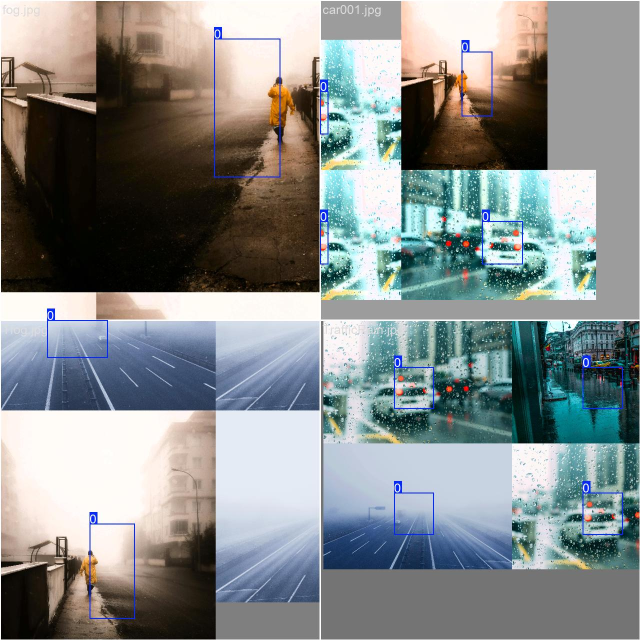
#> input picture runs/tiny_adas/augmented_model/train_batch0.jpg, 1280 x 1280 px (shown at 1/2 size); its folder holds only this picture in this run
$ python -i fog_augment.py   (imports and definitions only)
#> lines starting #> are read from the running program, lines starting #| are printed output that depends on the picture
#> further down, picture is the input picture: shape (1280, 1280, 3); mean B, G, R 138.6, 139, 133.7
import cv2
import os

def add_fog(img, fog_intensity=0.6):
#> called with fog_intensity = 0.6
    h, w = img.shape[:2]
#> h = 1280; w = 1280
    fog = cv2.resize(cv2.GaussianBlur(img, (51, 51), 0), (w, h))
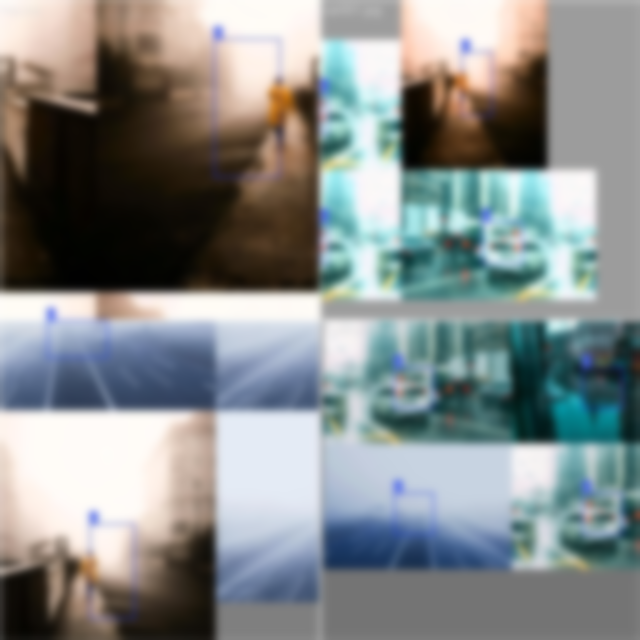
#> fog: shape (1280, 1280, 3) (shown at 1/2 size); mean B, G, R 138.4, 138.8, 133.6
    fog = cv2.addWeighted(img, 1 - fog_intensity, fog, fog_intensity, 0)
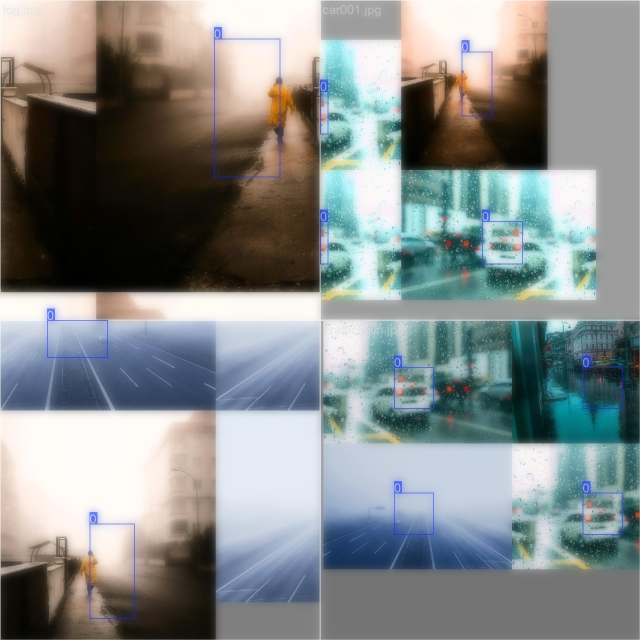
#> fog: shape (1280, 1280, 3) (shown at 1/2 size); mean B, G, R 138.5, 138.9, 133.6
    return fog

def augment_folder(src, dst):
    os.makedirs(dst, exist_ok=True)
    for f in os.listdir(src):
        if not f.endswith((".jpg", ".png")):
            continue
        img = cv2.imread(os.path.join(src, f))
        foggy = add_fog(img)
        cv2.imwrite(os.path.join(dst, f), foggy)

# [2 lines not run here, left out]

>>> import cv2
>>> picture = cv2.imread('runs/tiny_adas/augmented_model/train_batch0.jpg')
>>> result = add_fog(picture)

$ run again, on runs/tiny_adas/augmented_model/train_batch1.jpg
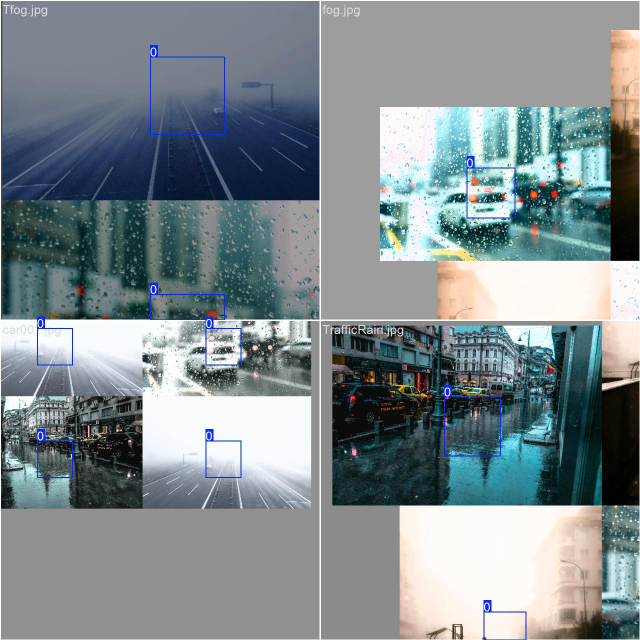
#> input picture runs/tiny_adas/augmented_model/train_batch1.jpg, 1280 x 1280 px (shown at 1/2 size)
#> picture is the input picture: shape (1280, 1280, 3); mean B, G, R 142.5, 138.5, 127.3
#> in add_fog, `fog = cv2.resize(cv2.GaussianBlur(img, (51, 51), 0), (w, h))`:
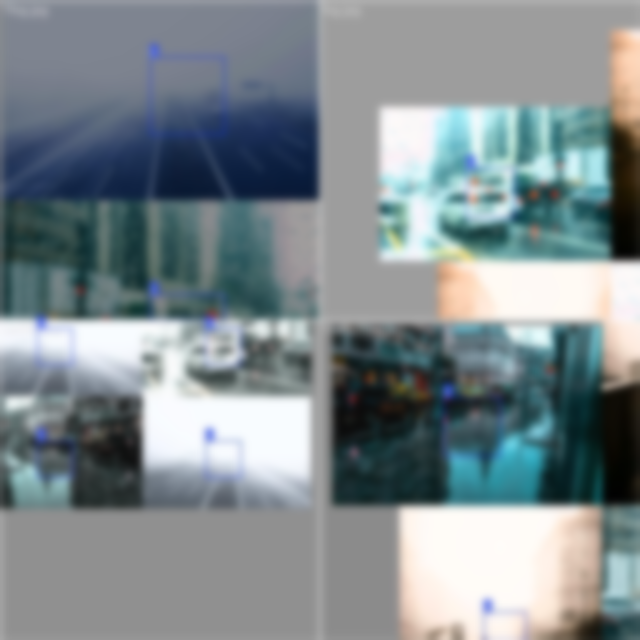
#> fog: shape (1280, 1280, 3) (shown at 1/2 size); mean B, G, R 142.3, 138.3, 127.1
#> in add_fog, `fog = cv2.addWeighted(img, 1 - fog_intensity, fog, fog_intensity, 0)`:
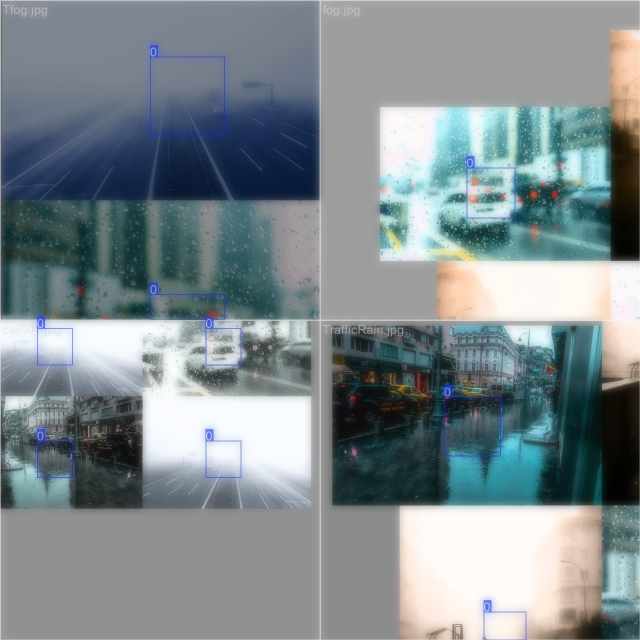
#> fog: shape (1280, 1280, 3) (shown at 1/2 size); mean B, G, R 142.4, 138.4, 127.2

$ run again, on runs/tiny_adas/augmented_model/train_batch10.jpg
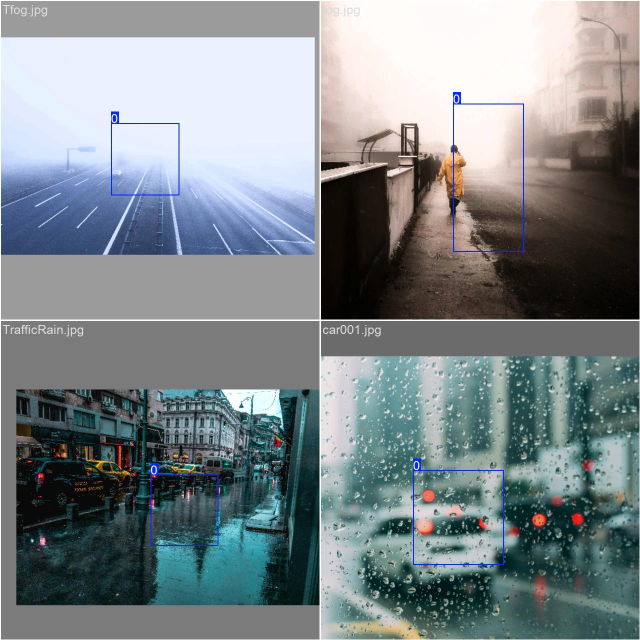
#> input picture runs/tiny_adas/augmented_model/train_batch10.jpg, 1280 x 1280 px (shown at 1/2 size)
#> picture is the input picture: shape (1280, 1280, 3); mean B, G, R 138, 134.6, 125.6
#> in add_fog, `fog = cv2.resize(cv2.GaussianBlur(img, (51, 51), 0), (w, h))`:
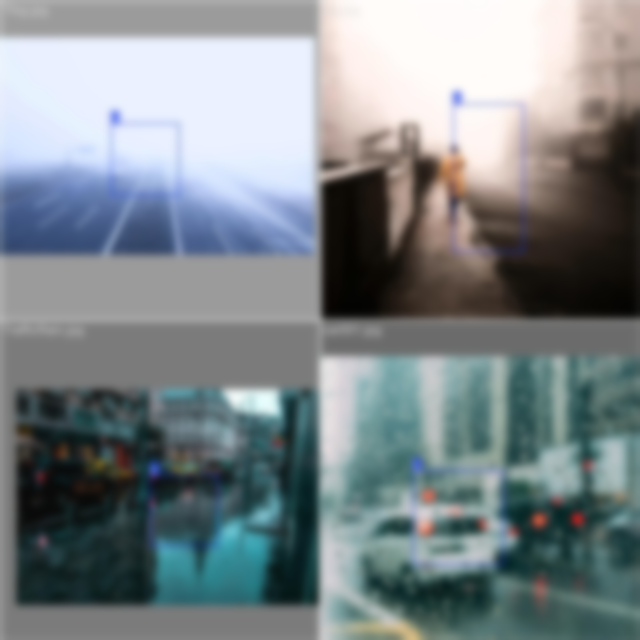
#> fog: shape (1280, 1280, 3) (shown at 1/2 size); mean B, G, R 137.8, 134.4, 125.4

$ run again, on runs/tiny_adas/augmented_model/train_batch11.jpg
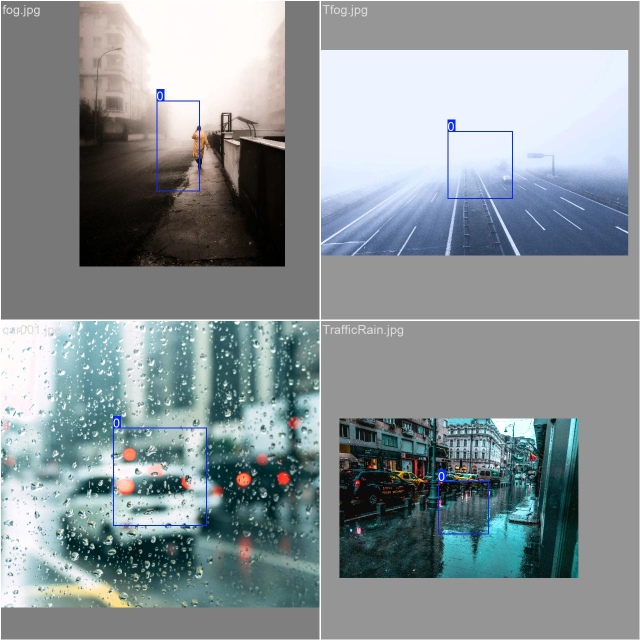
#> input picture runs/tiny_adas/augmented_model/train_batch11.jpg, 1280 x 1280 px (shown at 1/2 size)
#> picture is the input picture: shape (1280, 1280, 3); mean B, G, R 150.1, 146.8, 137.2
#> in add_fog, `fog = cv2.resize(cv2.GaussianBlur(img, (51, 51), 0), (w, h))`:
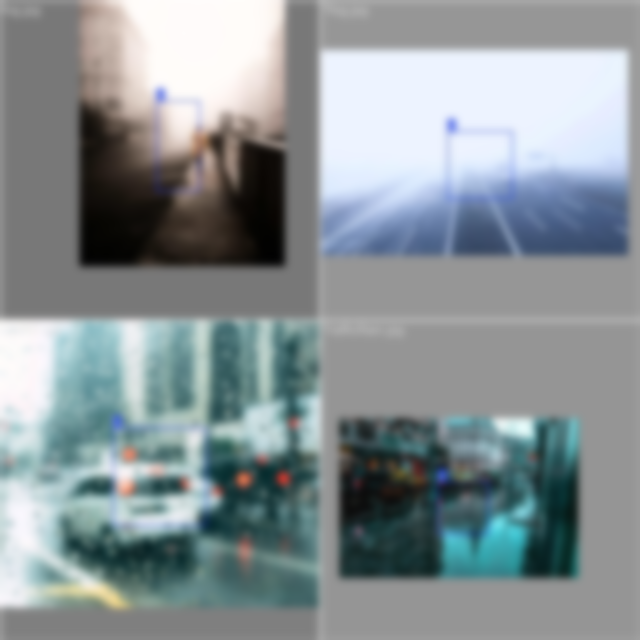
#> fog: shape (1280, 1280, 3) (shown at 1/2 size); mean B, G, R 150, 146.7, 137.1
